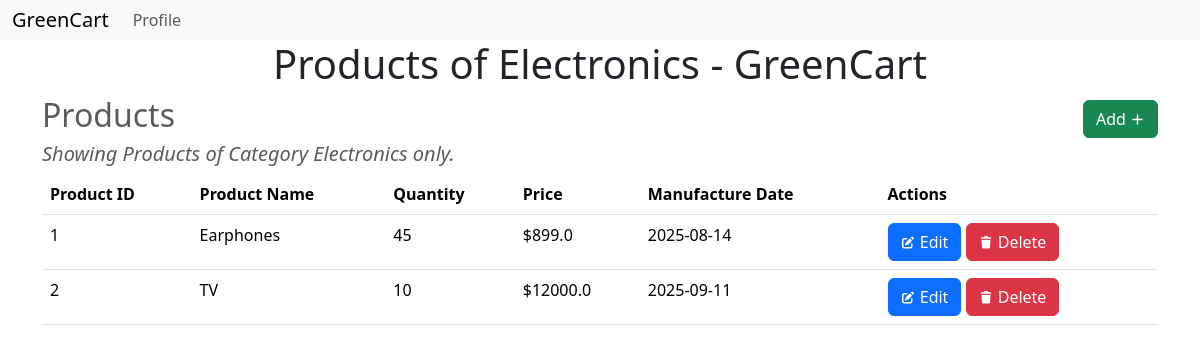
The page /category/1/show (signed in) on the database its author committed.
### models.py (models this page shows)
class Category(db.Model):
    __tablename__ = 'category'
    id = db.Column(db.Integer, primary_key=True)
    name = db.Column(db.String(64), unique=True, nullable=False)
    products = db.relationship('Product', backref='category', lazy=True)

class Product(db.Model):
    __tablename__ = 'product'
    id = db.Column(db.Integer, primary_key=True)
    name = db.Column(db.String(128), nullable=False)
    category_id = db.Column(db.Integer, db.ForeignKey('category.id'), nullable=False)
    quantity = db.Column(db.Integer, nullable=False)
    price = db.Column(db.Float, nullable=False)
    man_date = db.Column(db.Date, nullable=False)

### routes.py (the view)
@app.route('/category/<int:id>/show')
@admin_required
def show_category(id):
    return render_template('category/show.html', user=User.query.get(session['user_id']), category=Category.query.get(id))

### routes.py (called while the page is built)
def admin_required(func):
    @wraps(func)
    def inner(*args, **kwargs):
        if 'user_id' not in session:
            flash('Please log in to access this page.')
            return redirect(url_for('login'))
        user = User.query.get(session['user_id'])
        if not user.is_admin:
            flash('You are not authorized to view this page.')
            return redirect(url_for('index'))
        return func(*args, **kwargs)
    return inner

### templates/category/show.html (shortened to what this page needs)
{% extends 'layout.html' %}
{% block content %}
    <h1>Products of {{category.name}} - GreenCart</h1>
    <div class="heading">
        <h2 class="text-muted">Products</h2>
        <a class="btn btn-success" href="{{url_for('add_product', category_id=category.id)}}">
            Add
            <i class="fas fa-plus fa-xs"></i>
        </a>
    </div>
    <h5 class="text-muted">
        <em>
            Showing Products of Category {{category.name}} only.
        </em>
    </h5>
    <table class="table">
        <thead>
            <tr>
                <th>Product ID</th>
                <th>Product Name</th>
                <th>Quantity</th>
                <th>Price</th>
                <th>Manufacture Date</th>
                <th>Actions</th>
            </tr>
        </thead>
        <body>
            {% for product in category.products %}
                <tr>
                    <td>{{ product.id }}</td>
                    <td>{{ product.name }}</td>
                    <td>{{ product.quantity }}</td>
                    <td>${{ product.price }}</td>
                    <td>{{product.man_date}}</td>
                    <td>
                        <a class="btn btn-primary" href="{{ url_for('edit_product', id=product.id) }}">
                            <i class="fas fa-edit fa-xs"></i>
                            Edit
                        </a>
                        <a class="btn btn-danger" href="{{ url_for('delete_product', id=product.id) }}">
                            <i class="fas fa-trash fa-xs"></i>
                            Delete
                        </a>
                    </td>
                </tr>
            {% endfor %}
        </body>
    </table>
{% endblock %}

### templates/layout.html (style rules this page uses)
body { margin: 0; padding: 0; }

### templates/category/show.html (style rules this page uses)
.heading { display: flex; justify-content: space-between; align-items: center; }
h1,h2 { text-align: center; }

### rows shown on the page
Category: name "Electronics"
Product: id "1", name "Earphones", quantity "45", price "899.0", man_date "2025-08-14"
Product: id "2", name "TV", quantity "10", price "12000.0", man_date "2025-09-11"
